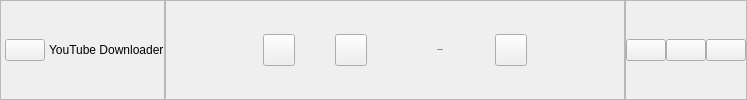
        <widget class="QWidget" name="headerContainer" native="true">
         <property name="maximumSize">
          <size>
           <width>16777215</width>
           <height>16777215</height>
          </size>
         </property>
         <layout class="QHBoxLayout" name="horizontalLayout_headerContainer" stretch="0,0,0">
          <property name="spacing">
           <number>0</number>
          </property>
          <property name="leftMargin">
           <number>0</number>
          </property>
          <property name="topMargin">
           <number>0</number>
          </property>
          <property name="rightMargin">
           <number>0</number>
          </property>
          <property name="bottomMargin">
           <number>0</number>
          </property>
          <item alignment="Qt::AlignLeft">
           <widget class="QFrame" name="appNameFrame">
            <property name="frameShape">
             <enum>QFrame::StyledPanel</enum>
            </property>
            <property name="frameShadow">
             <enum>QFrame::Raised</enum>
            </property>
            <layout class="QHBoxLayout" name="horizontalLayout_appNameFrame">
             <property name="spacing">
              <number>4</number>
             </property>
             <property name="leftMargin">
              <number>4</number>
             </property>
             <property name="topMargin">
              <number>0</number>
             </property>
             <property name="rightMargin">
              <number>0</number>
             </property>
             <property name="bottomMargin">
              <number>0</number>
             </property>
             <item alignment="Qt::AlignVCenter">
              <widget class="QPushButton" name="youtubeIconBtn">
               <property name="toolTip">
                <string>Redirects To YouTube </string>
               </property>
               <property name="text">
                <string/>
               </property>
               <property name="icon">
                <iconset resource="res.qrc">
                 <normaloff>:/icons/icons/youtube.svg</normaloff>:/icons/icons/youtube.svg</iconset>
               </property>
              </widget>
             </item>
             <item>
              <widget class="QLabel" name="appNameLabel">
               <property name="text">
                <string>YouTube Downloader</string>
               </property>
              </widget>
             </item>
            </layout>
           </widget>
          </item>
          <item alignment="Qt::AlignHCenter">
           <widget class="QFrame" name="headerFrame2">
            <property name="sizePolicy">
             <sizepolicy hsizetype="Expanding" vsizetype="Preferred">
              <horstretch>0</horstretch>
              <verstretch>0</verstretch>
             </sizepolicy>
            </property>
            <property name="frameShape">
             <enum>QFrame::StyledPanel</enum>
            </property>
            <property name="frameShadow">
             <enum>QFrame::Raised</enum>
            </property>
            <layout class="QHBoxLayout" name="horizontalLayout_headerFrame2" stretch="5,0,0,0,2,0,0,2,0,5">
             <property name="spacing">
              <number>0</number>
             </property>
             <property name="leftMargin">
              <number>40</number>
             </property>
             <property name="topMargin">
              <number>0</number>
             </property>
             <property name="rightMargin">
              <number>40</number>
             </property>
             <property name="bottomMargin">
              <number>0</number>
             </property>
             <item>
              <spacer name="horizontalSpacer">
               <property name="orientation">
                <enum>Qt::Horizontal</enum>
               </property>
               <property name="sizeHint" stdset="0">
                <size>
                 <width>40</width>
                 <height>20</height>
                </size>
               </property>
              </spacer>
             </item>
             <item alignment="Qt::AlignHCenter">
              <widget class="QPushButton" name="themeBtn">
               <property name="minimumSize">
                <size>
                 <width>32</width>
                 <height>32</height>
                </size>
               </property>
               <property name="maximumSize">
                <size>
                 <width>32</width>
                 <height>32</height>
                </size>
               </property>
               <property name="sizeIncrement">
                <size>
                 <width>0</width>
                 <height>0</height>
                </size>
               </property>
               <property name="toolTip">
                <string>Toggles Different Themes</string>
               </property>
               <property name="text">
                <string/>
               </property>
               <property name="icon">
                <iconset resource="res.qrc">
                 <normaloff>:/icons/icons/cil-moon.png</normaloff>:/icons/icons/cil-moon.png</iconset>
               </property>
               <property name="iconSize">
                <size>
                 <width>32</width>
                 <height>32</height>
                </size>
               </property>
              </widget>
             </item>
             <item>
              <spacer name="horizontalSpacer_10">
               <property name="orientation">
                <enum>Qt::Horizontal</enum>
               </property>
               <property name="sizeHint" stdset="0">
                <size>
                 <width>40</width>
                 <height>20</height>
                </size>
               </property>
              </spacer>
             </item>
             <item alignment="Qt::AlignHCenter">
              <widget class="QPushButton" name="notificationBtn">
               <property name="minimumSize">
                <size>
                 <width>32</width>
                 <height>32</height>
                </size>
               </property>
               <property name="maximumSize">
                <size>
                 <width>32</width>
                 <height>32</height>
                </size>
               </property>
               <property name="toolTip">
                <string>Enables/Disables Notification</string>
               </property>
               <property name="text">
                <string/>
               </property>
               <property name="icon">
                <iconset resource="res.qrc">
                 <normaloff>:/icons/icons/cil-bell.png</normaloff>:/icons/icons/cil-bell.png</iconset>
               </property>
               <property name="iconSize">
                <size>
                 <width>32</width>
                 <height>32</height>
                </size>
               </property>
              </widget>
             </item>
             <item>
              <spacer name="horizontalSpacer_2">
               <property name="orientation">
                <enum>Qt::Horizontal</enum>
               </property>
               <property name="sizeHint" stdset="0">
                <size>
                 <width>40</width>
                 <height>20</height>
                </size>
               </property>
              </spacer>
             </item>
             <item alignment="Qt::AlignHCenter">
              <widget class="QLabel" name="speedIconLabel">
               <property name="minimumSize">
                <size>
                 <width>18</width>
                 <height>28</height>
                </size>
               </property>
               <property name="text">
                <string/>
               </property>
               <property name="pixmap">
                <pixmap resource="res.qrc">:/icons/icons/cil-speedometer.png</pixmap>
               </property>
              </widget>
             </item>
             <item alignment="Qt::AlignHCenter">
              <widget class="QLabel" name="internetSpeedLabel">
               <property name="minimumSize">
                <size>
                 <width>64</width>
                 <height>0</height>
                </size>
               </property>
               <property name="maximumSize">
                <size>
                 <width>64</width>
                 <height>16777215</height>
                </size>
               </property>
               <property name="font">
                <font>
                 <family>Segoe UI</family>
                 <pointsize>-1</pointsize>
                 <weight>75</weight>
                 <italic>false</italic>
                 <bold>true</bold>
                </font>
               </property>
               <property name="text">
                <string>756.78 MB/s</string>
               </property>
               <property name="alignment">
                <set>Qt::AlignCenter</set>
               </property>
              </widget>
             </item>
             <item>
              <spacer name="horizontalSpacer_4">
               <property name="orientation">
                <enum>Qt::Horizontal</enum>
               </property>
               <property name="sizeHint" stdset="0">
                <size>
                 <width>40</width>
                 <height>20</height>
                </size>
               </property>
              </spacer>
             </item>
             <item alignment="Qt::AlignHCenter">
              <widget class="QPushButton" name="networkBtn">
               <property name="minimumSize">
                <size>
                 <width>32</width>
                 <height>32</height>
                </size>
               </property>
               <property name="maximumSize">
                <size>
                 <width>32</width>
                 <height>32</height>
                </size>
               </property>
               <property name="toolTip">
                <string>Toggles Internet Connection</string>
               </property>
               <property name="text">
                <string/>
               </property>
               <property name="icon">
                <iconset resource="res.qrc">
                 <normaloff>:/icons/icons/cil-wifi-signal-off.png</normaloff>:/icons/icons/cil-wifi-signal-off.png</iconset>
               </property>
               <property name="iconSize">
                <size>
                 <width>32</width>
                 <height>32</height>
                </size>
               </property>
              </widget>
             </item>
             <item>
              <spacer name="horizontalSpacer_3">
               <property name="orientation">
                <enum>Qt::Horizontal</enum>
               </property>
               <property name="sizeHint" stdset="0">
                <size>
                 <width>40</width>
                 <height>20</height>
                </size>
               </property>
              </spacer>
             </item>
            </layout>
           </widget>
          </item>
          <item alignment="Qt::AlignRight">
           <widget class="QFrame" name="appControlBtnFrame">
            <property name="frameShape">
             <enum>QFrame::StyledPanel</enum>
            </property>
            <property name="frameShadow">
             <enum>QFrame::Raised</enum>
            </property>
            <layout class="QHBoxLayout" name="horizontalLayout_appControlBtnFrame">
             <property name="spacing">
              <number>0</number>
             </property>
             <property name="leftMargin">
              <number>0</number>
             </property>
             <property name="topMargin">
              <number>0</number>
             </property>
             <property name="rightMargin">
              <number>0</number>
             </property>
             <property name="bottomMargin">
              <number>0</number>
             </property>
             <item>
              <widget class="QPushButton" name="appMinBtn">
               <property name="toolTip">
                <string>Minimize The Application</string>
               </property>
               <property name="text">
                <string/>
               </property>
               <property name="icon">
                <iconset resource="res.qrc">
                 <normaloff>:/icons/icons/icon_minimize.png</normaloff>:/icons/icons/icon_minimize.png</iconset>
               </property>
               <property name="iconSize">
                <size>
                 <width>40</width>
                 <height>40</height>
                </size>
               </property>
              </widget>
             </item>
             <item>
              <widget class="QPushButton" name="appMaxBtn">
               <property name="toolTip">
                <string>Maximize The Application</string>
               </property>
               <property name="text">
                <string/>
               </property>
               <property name="icon">
                <iconset resource="res.qrc">
                 <normaloff>:/icons/icons/icon_maximize.png</normaloff>:/icons/icons/icon_maximize.png</iconset>
               </property>
               <property name="iconSize">
                <size>
                 <width>40</width>
                 <height>40</height>
                </size>
               </property>
              </widget>
             </item>
             <item>
              <widget class="QPushButton" name="appCloseBtn">
               <property name="toolTip">
                <string>Close The Application</string>
               </property>
               <property name="text">
                <string/>
               </property>
               <property name="icon">
                <iconset resource="res.qrc">
                 <normaloff>:/icons/icons/icon_close.png</normaloff>:/icons/icons/icon_close.png</iconset>
               </property>
               <property name="iconSize">
                <size>
                 <width>40</width>
                 <height>40</height>
                </size>
               </property>
              </widget>
             </item>
            </layout>
           </widget>
          </item>
         </layout>
        </widget>
